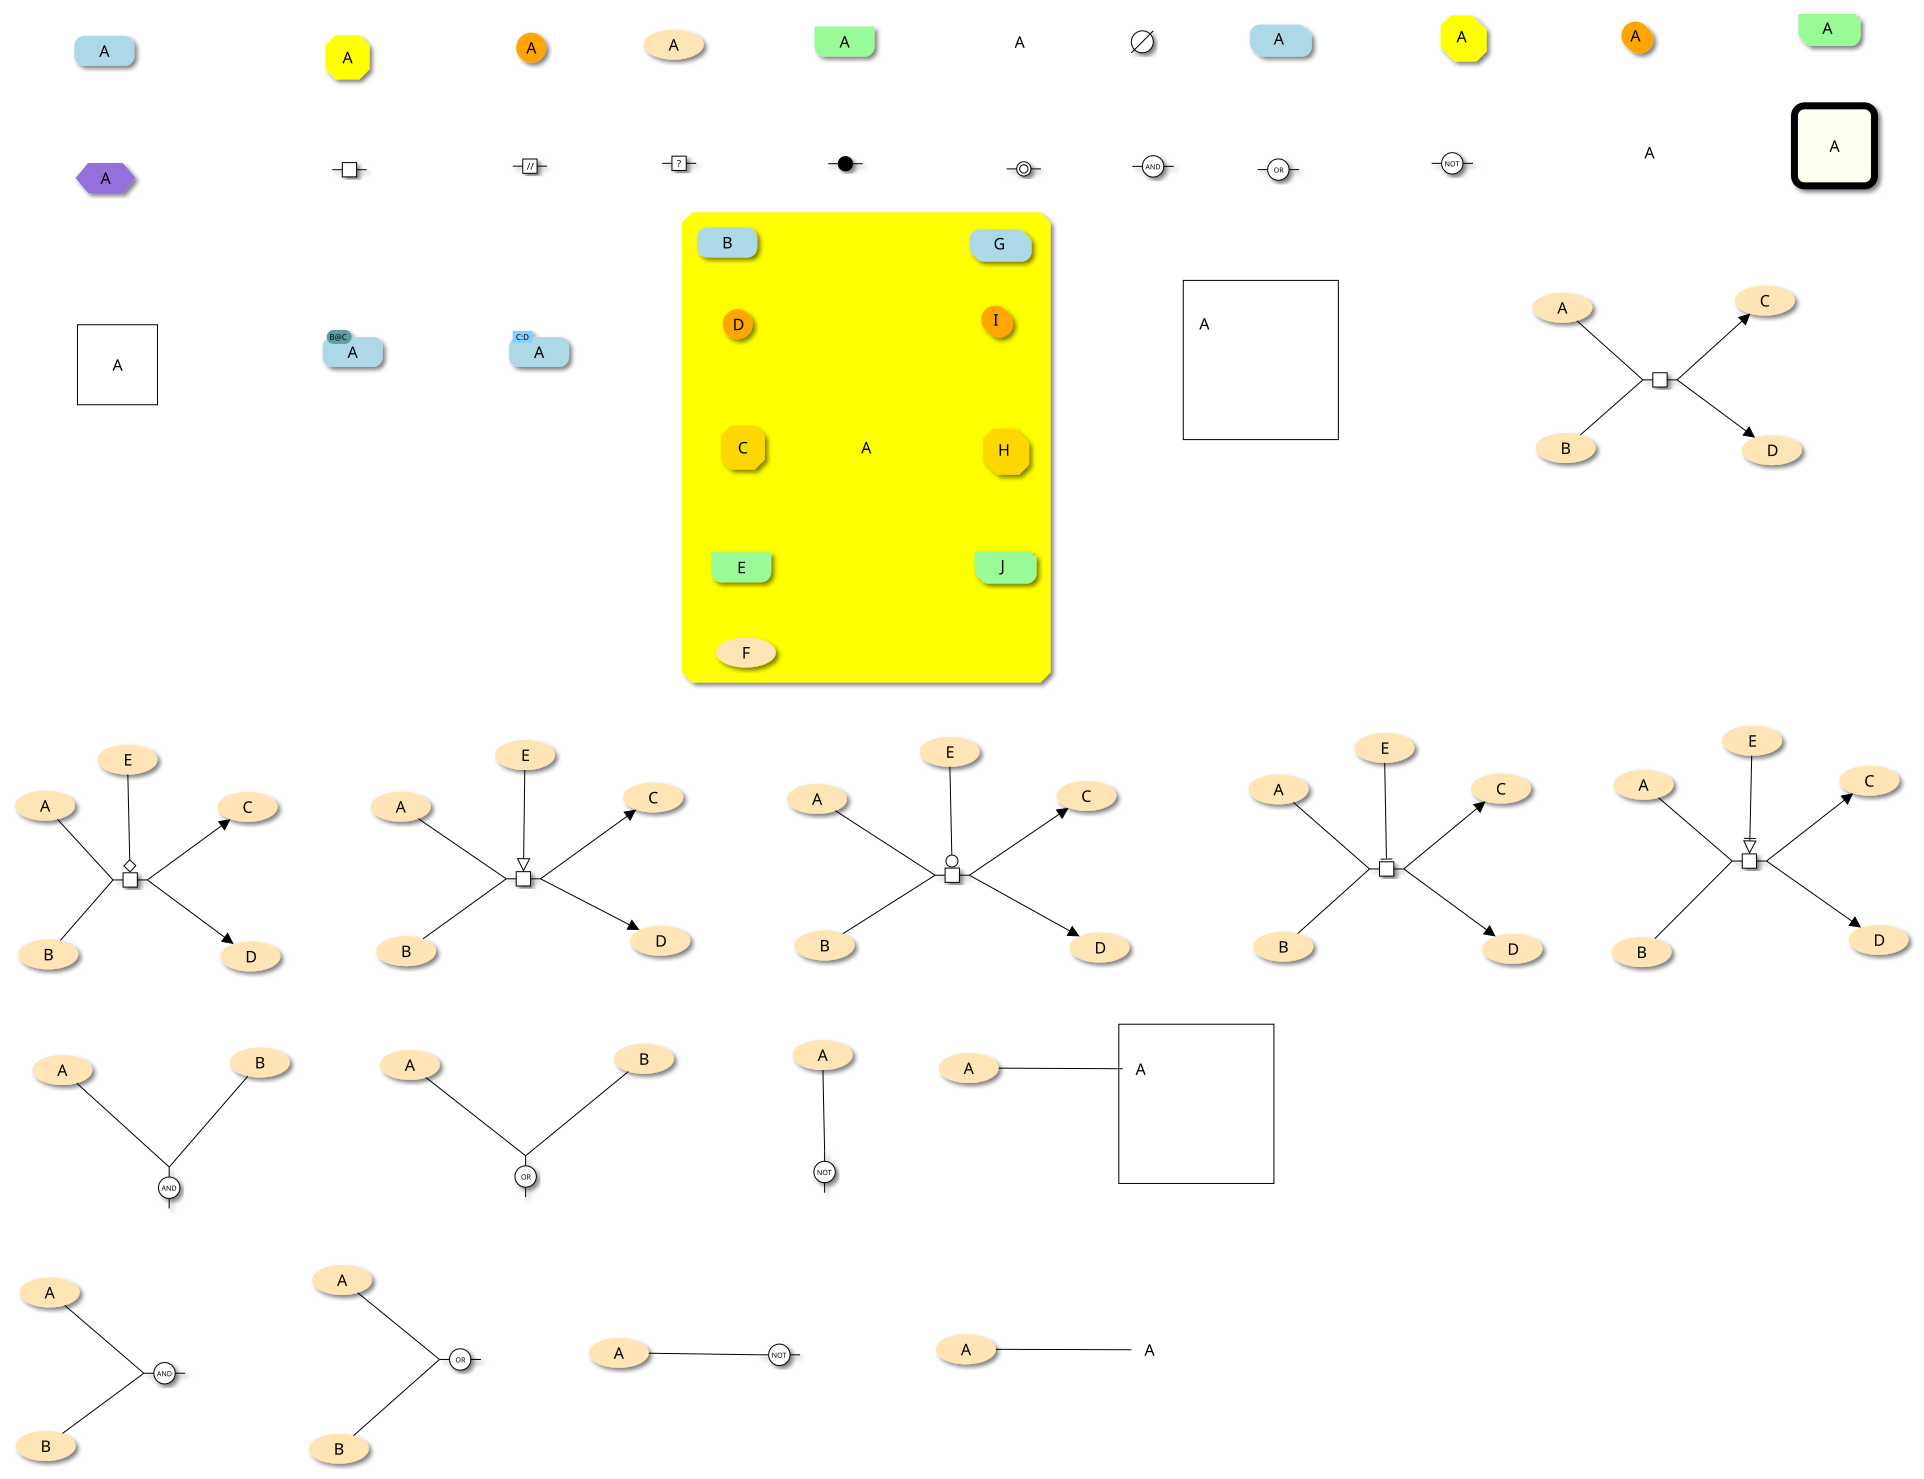

Generate this figure with Python:
import momapy.styling
import momapy.rendering
import momapy.sbgn.io
import momapy.sbgn.utils

# m = momapy.sbgn.io.read_file("sbgn/all.sbgn", return_builder=True, tidy=False)
m = momapy.sbgn.io.read_file(
    "sbgn/all.sbgn",
    return_builder=True,
    style_sheet=[
        "../momapy/sbgn/styling/default.css",
        "../momapy/sbgn/styling/default_colorscheme.css",
        "../momapy/sbgn/styling/shadows.css",
    ],
    tidy=True,
)
momapy.rendering.render_map(
    m, "styling_parser.svg", renderer="svg-native", to_top_left=True
)
momapy.rendering.render_map(
    m, "styling_parser.pdf", renderer="cairo", to_top_left=True
)
